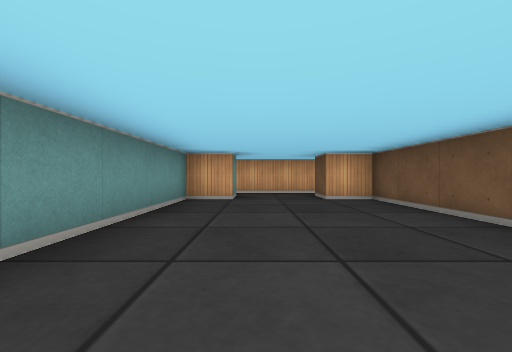
[1] (above)

19 first-person views from a walk through a cub3D level. The camera is about half as high as the walls, looks level and sees 90° across. The floor is counted in squares. Each view is taken from the middle of a square. On the plan, view 1 faces up. The plan holds only what a view shows up to about 9 squares ahead; the rest is blank.

[2]
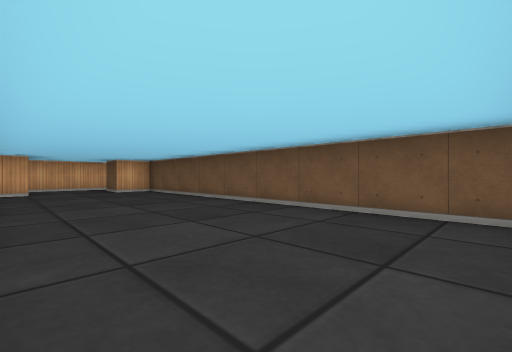

[3]
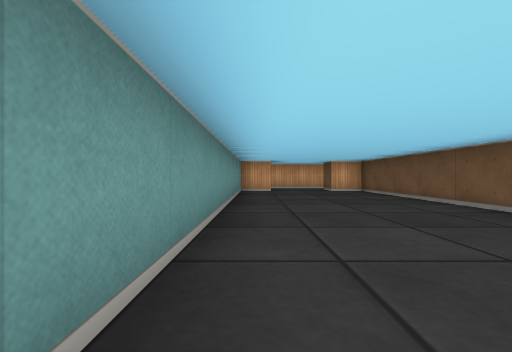

[4]
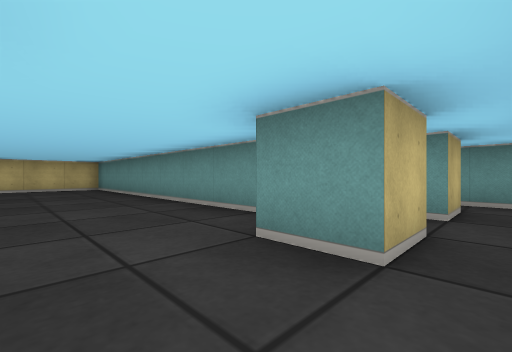

[5]
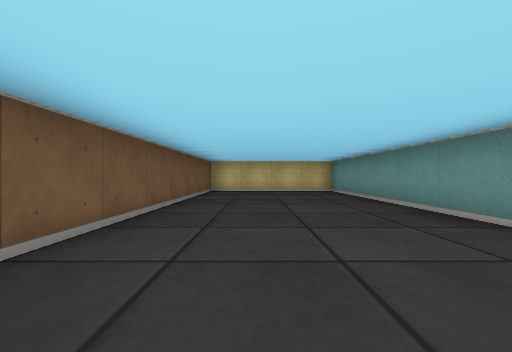

[6]
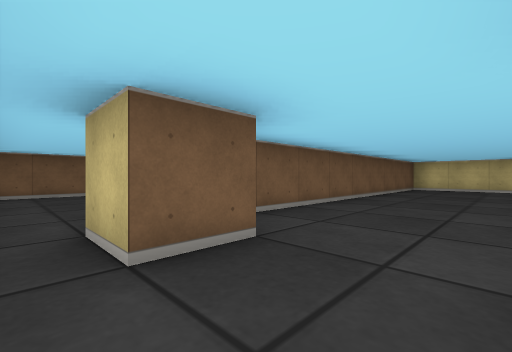

[7]
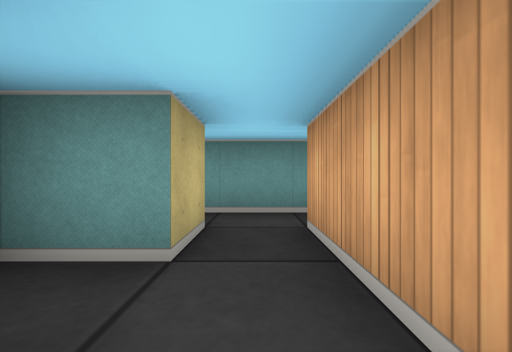

[8]
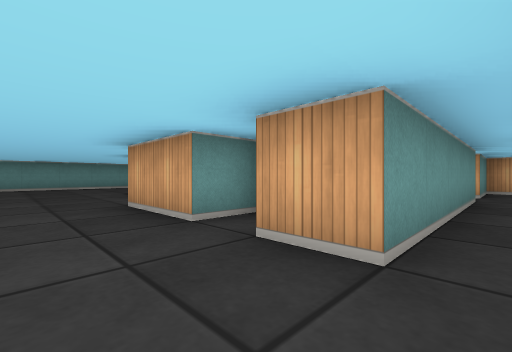

[9]
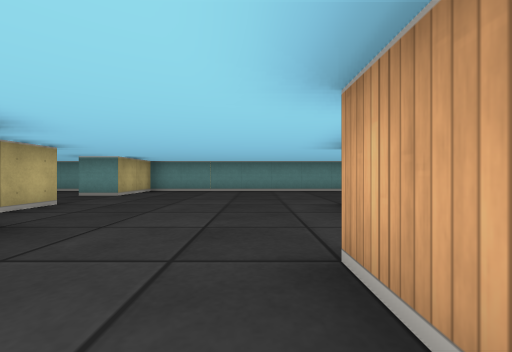

[10]
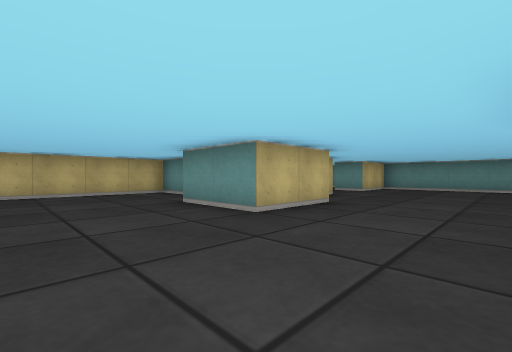

[11]
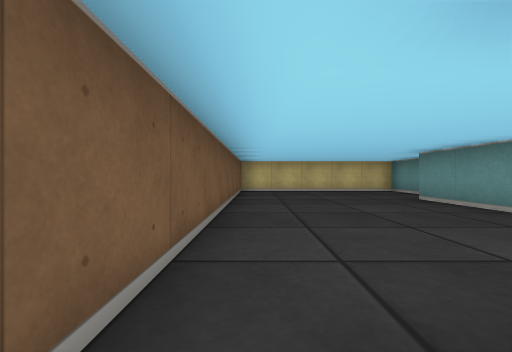

[12]
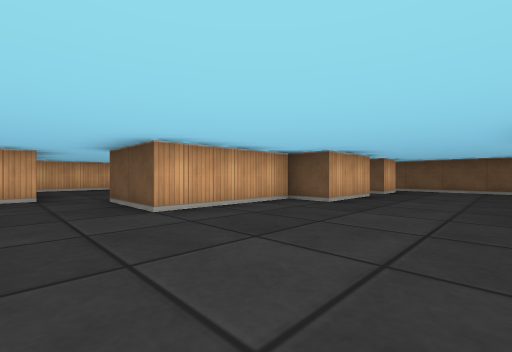

[13]
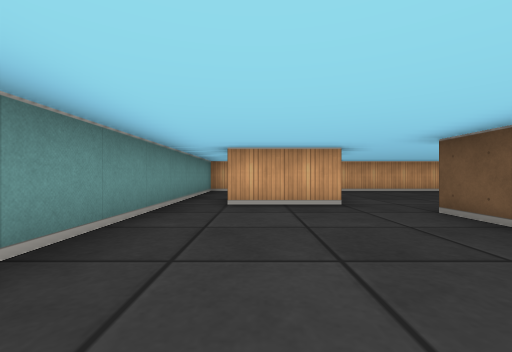

[14]
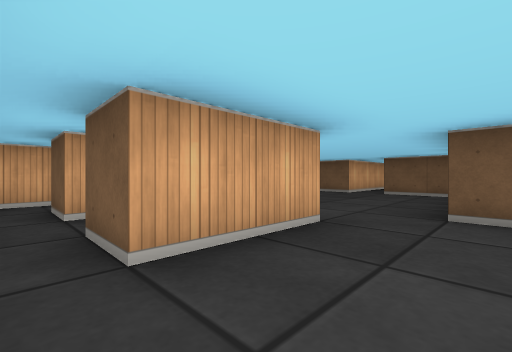

[15]
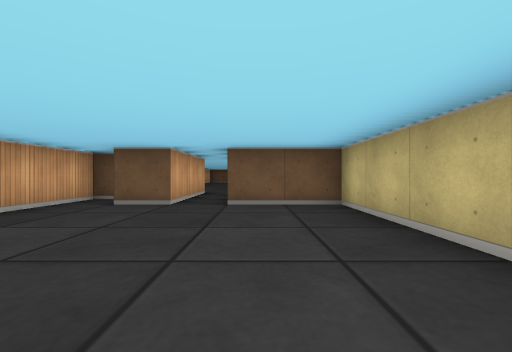

[16]
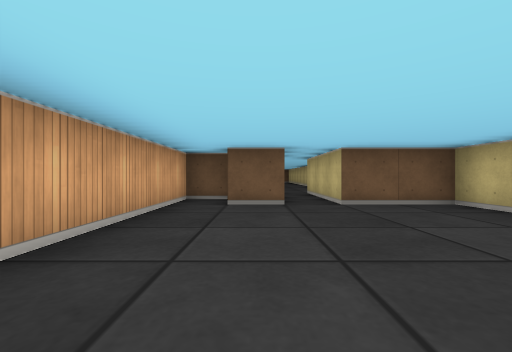

[17]
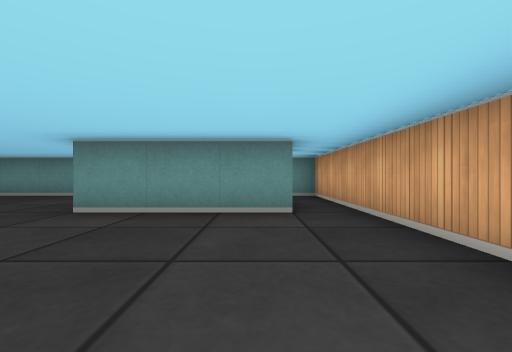

[18]
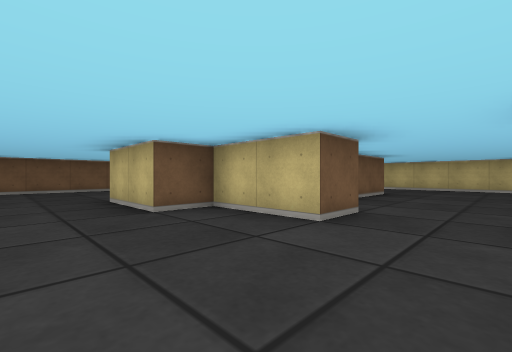

[19]
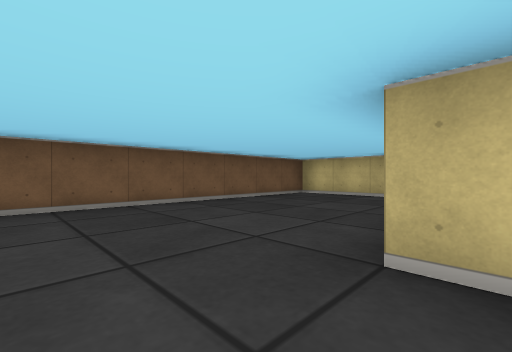

### Floor plan
Points are (right, up) in squares from view 1. A wall is a line through its corners. A room is listed if a view was taken in it or the views show most of it. See-through windows are left out.
Room 1 (views 1, 2, 3)
walls: (-1.5, 4.5) (-1.5, -3.5) (2.5, -3.5) (2.5, 4.5); (-0.5, 5.5) (-1.5, 5.5); (2.5, 5.5) (1.5, 5.5)
ways out: opening at (0.5, 5.5) to room 2
Room 2 (views 4, 5, 6, 7, 11)
walls: (-1.5, 6.5) (-0.5, 6.5) (-0.5, 5.5); (-1.5, 5.5) (-1.5, 4.5); (-3.5, 6.5) (-2.5, 6.5) (-2.5, 5.5); (1.8, 7.5) (-3.5, 7.5); (1.5, 5.5) (1.5, 6.5) (2.5, 6.5); (-4.5, 7.5) (-4.5, 4.5); (2.5, 4.5) (2.5, 5.5)
ways out: opening at (0.5, 5.5) to room 1; opening at (-4, 5.5) to room 3; opening at (-4, 8); opening at (2, 7)
Room 3 (views 8, 9, 10, 12, 13, 14, 18, 19)
walls: (-11.5, -0.5) (-11.5, 0.5) (-9.5, 0.5) (-9.5, 1.5) (-7.5, 1.5) (-7.5, -0.5); (-8.5, -2) (-8.5, -3.5) (-3.5, -3.5) (-3.5, 4.9); (-6.5, 5.5) (-6.5, 4.5) (-8.5, 4.5) (-8.5, 5.5) (-11.5, 5.5) (-11.5, 7.5); (-4.5, 4.5) (-5.5, 4.5); (-12.5, 8.5) (-14.5, 8.5); (-15.5, 8.5) (-15.5, 0.5) (-13.5, 0.5) (-13.5, -0.5)
ways out: opening at (-4, 5.5) to room 2; opening at (-12, 8) to room 4; opening at (-15, 9) to room 5; opening at (-12.5, 0)
Room 4 (views 15, 16, 17)
walls: (-10.5, 7.5) (-7.5, 7.5) (-7.5, 9.5) (-4.5, 9.5); (-6.5, 11.5) (-6.5, 12.5) (-12.5, 12.5); (-12.5, 11.5) (-12.5, 8.5); (-4.5, 10.5) (-7.5, 10.5) (-7.5, 11.5)
ways out: opening at (-12, 8) to room 3; opening at (-13.5, 12) to room 5; opening at (-4, 10)
Room 5 (no view inside)
walls: (-14.5, 10.5) (-14.5, 11.5); (-14.5, 8.5) (-14.5, 9.5); (-12.5, 12.5) (-15.5, 12.5) (-15.5, 8.5)
ways out: opening at (-15, 9) to room 3; opening at (-13.5, 12) to room 4

Where each view was taken, in squares from view 1:
view 1: 0 up, 0 right, facing up
view 2: 3 down, 1 left, facing up-right
view 3: 3 down, 1 left, facing up
view 4: 7 up, 1 right, facing down-left
view 5: 5 up, 1 right, facing down
view 6: 7 up, 0 right, facing down-right
view 7: 7 up, 1 left, facing left
view 8: 3 up, 4 left, facing up-left
view 9: 4 up, 7 left, facing left
view 10: 4 up, 5 left, facing down-left
view 11: 5 up, 4 left, facing down
view 12: 2 up, 13 left, facing up-right
view 13: 4 up, 14 left, facing up
view 14: 7 up, 15 left, facing up-right
view 15: 9 up, 12 left, facing right
view 16: 11 up, 12 left, facing right
view 17: 11 up, 9 left, facing left
view 18: 3 up, 13 left, facing down-right
view 19: 3 up, 8 left, facing down-right
